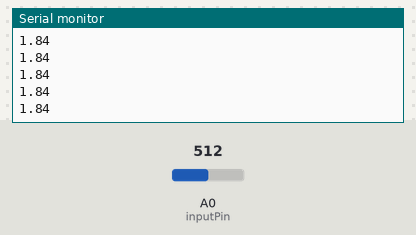
Simulated run of this sketch. Board: Arduino Uno, built with avr-gcc and run on an emulated ATmega328P. Parts: the last lines printed to the serial monitor. The test bench sets the inputs (shaded band); at power-on: A0 (inputPin) = 512.

Above: at 1.2 s.
1.3 s: A0 (inputPin) set to 716
At 1.8 s:
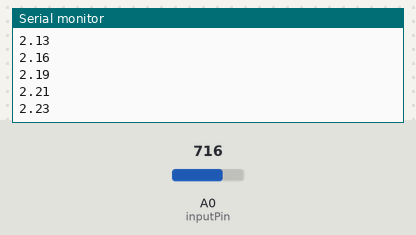
2.8 s: A0 (inputPin) set to 900
At 3.7 s:
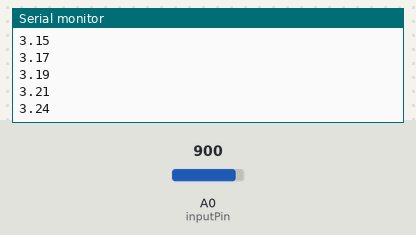
Timing chart, 0 to 5.8 s (numbered marks = the images above; inputs shaded):
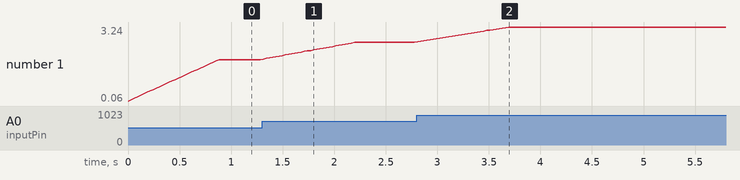

The sketch:

psi_conversion2.ino
```cpp
const int numReadings = 30;
float contactAreaSQin = 3;
float scaleFactor = .0012;
float weight = 0;
float psi = 0;

int readings[numReadings]; //the readings from the analog input
int index = 0; // the index of the current reading
int total = 0; // the running total
int average = 0; //the average

int inputPin = A0;

void setup()
{
	// initialize serial communication with computer:
	Serial.begin(9600);
	// initialize all the readings to 0;
	for (int thisReading = 0; thisReading < numReadings; thisReading++)
		readings[thisReading] = 0;
}

void loop()
{
	//subtract the last reading:
	total = total - readings[index];
	//read from the sensor:
	readings[index] = analogRead(inputPin);
	//add the reading to the total:
	total = total + readings[index];
	//advance to the next position in the array:
	index = index + 1;

	//if we're at the end of the array///
	if(index >= numReadings)
		//...wrap around to the beginning:
		index = 0;

	// calculate the average:
	average = total/numReadings;
	//send it to the computer as ASCII digits
	psi = scaleFactor*average;
	weight = psi*contactAreaSQin;
	Serial.println(weight);
	delay(30); //delay in between reads for stability
}
```

Measured:
- after the input at 1.3 s, the serial monitor: prints a new line at once (image 1)
- after the input at 2.8 s, the serial monitor: prints a new line at once (image 2)
- plotted number 1: 1.84 → 2.58 after the input at 1.3 s, 2.58 → 3.24 after the input at 2.8 s
